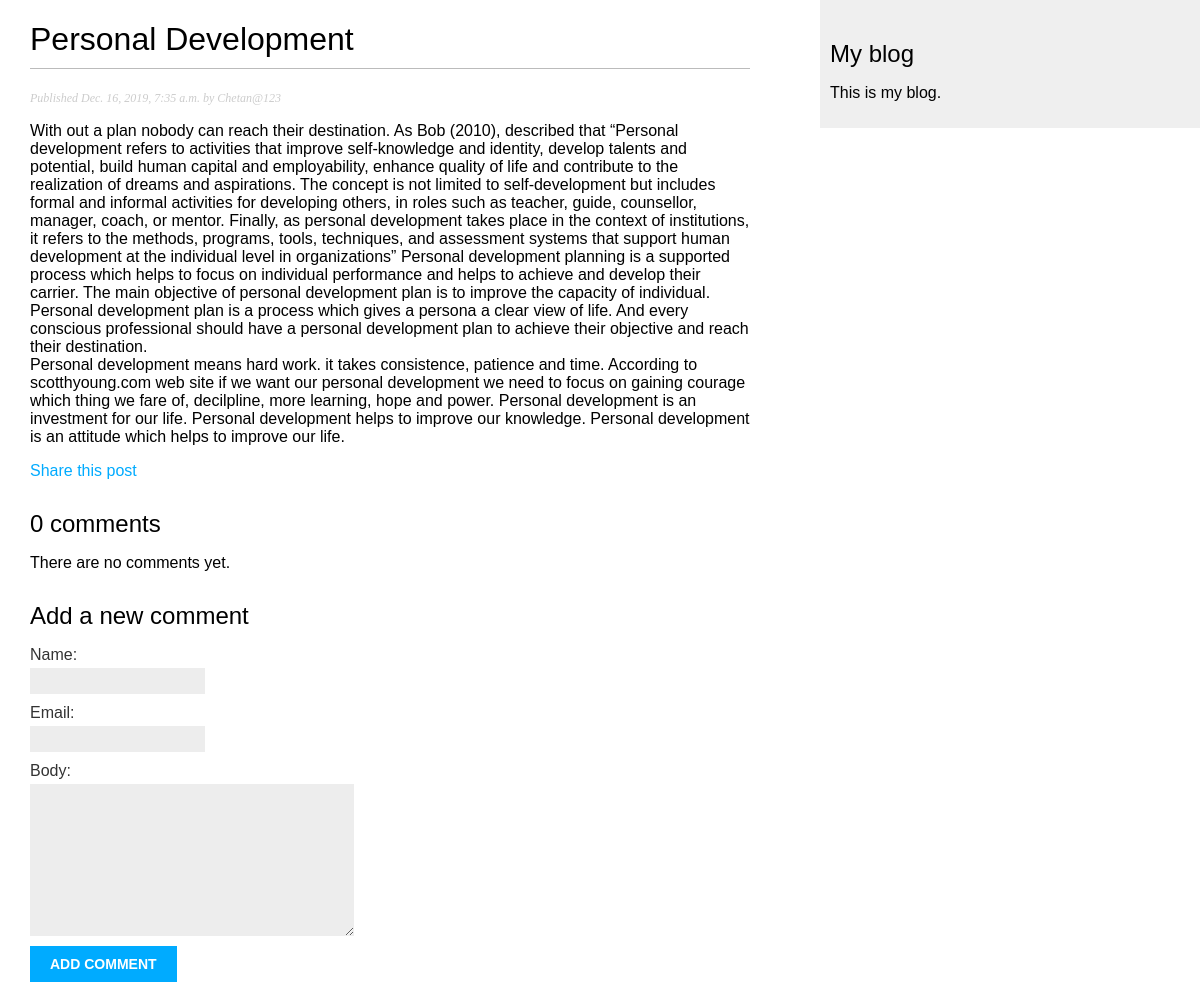
/blog/2019/12/16/personal-development/, run on the app's committed database.
### blog/models.py (models this page shows, shortened)
class Post(models.Model):
    STATUS_CHOICES = (
    ('draft', 'Draft'),
    ('published', 'Published'),
    )
    title = models.CharField(max_length=250)
    slug = models.SlugField(max_length=250,
        unique_for_date='publish')
    author = models.ForeignKey(User,
        on_delete=models.CASCADE,
        related_name='blog_posts')
    body = models.TextField()
    publish = models.DateTimeField(default=timezone.now)
    created = models.DateTimeField(auto_now_add=True)
    updated = models.DateTimeField(auto_now=True)
    status = models.CharField(max_length=10,
        choices=STATUS_CHOICES,
        default='draft')
    objects = models.Manager() # The default manager.
    published = PublishedManager() # Our custom manager.
    class Meta:
        ordering = ('-publish',)

### blog/views.py (the view)
def post_detail(request, year, month, day, post):
    post = get_object_or_404(Post, slug=post,
                                status='published',
                                publish__year=year,
                                publish__month=month,
                                publish__day=day)
    comments = post.comments.filter(active=True)
    new_comment = None
    if request.method == 'POST':
        comment_form = CommentForm(data=request.POST)
        if comment_form.is_valid():
            new_comment = comment_form.save(commit=False)
            new_comment.post = post
            new_comment.save()
    else:
        comment_form = CommentForm()
    return render(request,
                'blog/post/detail.html',
                {'post': post,
                'comments': comments,
                'new_comment': new_comment,
                'comment_form': comment_form})

### blog/forms.py
class CommentForm(forms.ModelForm):
    class Meta:
        model = Comment
        fields = ('name', 'email', 'body')

### blog/templates/blog/post/detail.html (shortened to what this page needs)
{% extends "blog/base.html" %}
{% block content %}
<h1>{{ post.title }}</h1>
<p class="date">
Published {{ post.publish }} by {{ post.author }}
</p>
{{ post.body|linebreaks }}
<p>
    <a href="{% url "blog:post_share" post.id %}">
    Share this post
    </a>
    </p>
    {% with comments.count as total_comments %}
<h2>
{{ total_comments }} comment{{ total_comments|pluralize }}
</h2>
{% endwith %}
{% for comment in comments %}
<div class="comment">
<p class="info">
Comment {{ forloop.counter }} by {{ comment.name }}
{{ comment.created }}
</p>
{{ comment.body|linebreaks }}
</div>
{% empty %}
<p>There are no comments yet.</p>
{% endfor %}
{% if new_comment %}
<h2>Your comment has been added.</h2>
{% else %}
<h2>Add a new comment</h2>
<form action="." method="post">
{{ comment_form.as_p }}
<p><input type="submit" value="Add comment"></p>
</form>
{% endif %}
{% endblock %}

### blog/static/css/blog.css (style rules this page uses)
body { margin:0; padding:0; font-family:helvetica, sans-serif; }
a { color:#00abff; text-decoration:none; }
h1 { font-weight:normal; border-bottom:1px solid #bbb; padding:0 0 10px 0; }
h2 { font-weight:normal; margin:30px 0 0; }
p.date { color:#ccc; font-family: georgia, serif; font-size: 12px; font-style: italic; }
label { float:left; clear:both; color:#333; margin-bottom:4px; }
input, textarea { clear:both; float:left; margin:0 0 10px; background:#ededed; border:0; padding:6px 10px; font-size:12px; }
input[type=submit] { font-weight:bold; background:#00abff; color:#fff; padding:10px 20px; font-size:14px; text-transform:uppercase; }

### data on the page
Post: title "Personal Development", publish "Dec. 16, 2019, 7:35 a.m.", author "Chetan@123", body "With out a plan nobody can reach their destination. As Bob (2010), described that “Personal development refers to activities that improve self-knowledge and identity, develop talents and potential, build human capital and employability, enhance quality of life and contribute to the realization of dreams and aspirations. The concept is not limited to self-development but includes formal and informal activities for developing others, in roles such as teacher, guide, counsellor, manager, coach, or mentor. Finally, as personal development takes place in the context of institutions, it refers to the methods, programs, tools, techniques, and assessment systems that support human development at…"

### other printed values
{{ total_comments }} "0"
